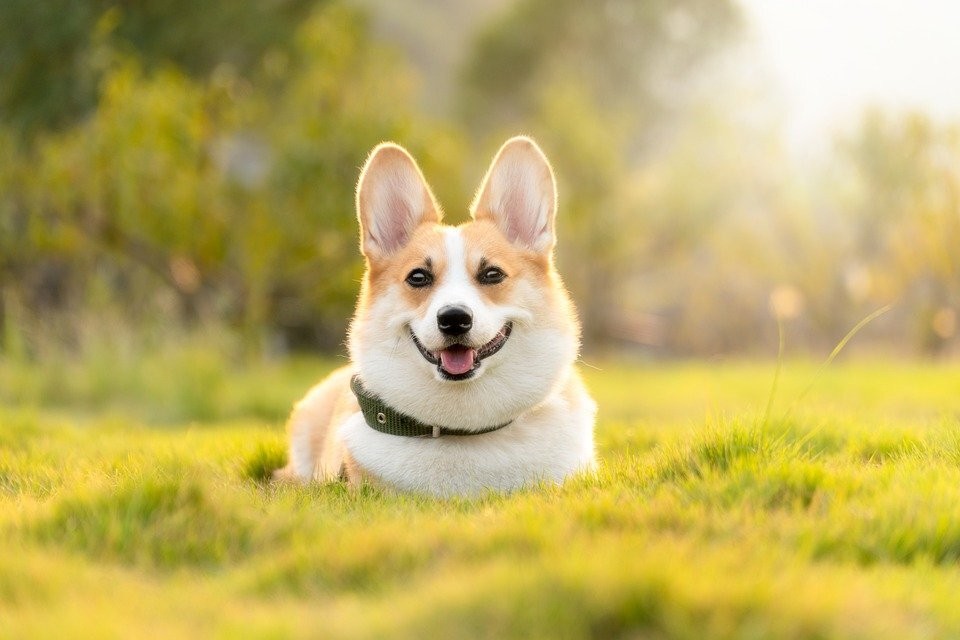
#> input picture res/img1.jpeg, 960 x 640 px, found by its file name
$ python 8-translate.py
#> lines starting #> are read from the running program, lines starting #| are printed output that depends on the picture
import cv2
import numpy as np

img = cv2.imread('./res/img1.jpeg')
#> img is the input picture: shape (640, 960, 3); mean B, G, R 98.3, 173.6, 190
rows,cols = img.shape[0:2] # 영상의 크기
#> rows = 640; cols = 960

# dst = cv2.warpAffine(src, matrix, dsize, dst, flags, borderMode, borderValue)
# src: 원본 이미지, numpy 배열
# matrix: 2 x 3 변환행렬, dtype=float32
# dsize: 결과 이미지의 크기, (width, height)
# flags(optional): 보간법 알고리즘 플래그
# borderMode(optional): 외곽 영역 보정 플래그
# borderValue(optional): cv2.BORDER_CONSTANT 외곽 영역 보정 플래그일 경우 사용할 색상 값 (default=0)
# dst: 결과 이미지

# 이동할 픽셀 거리
dx, dy = 100, 50
# dx, dy = 500, 500

# 1. 변환 행렬 생성
mtrx = np.float32([ [1,0,dx],
                    [0,1,dy] ])

# 2. 단순 이동
dst = cv2.warpAffine(img, mtrx, (cols+dx, rows+dy))
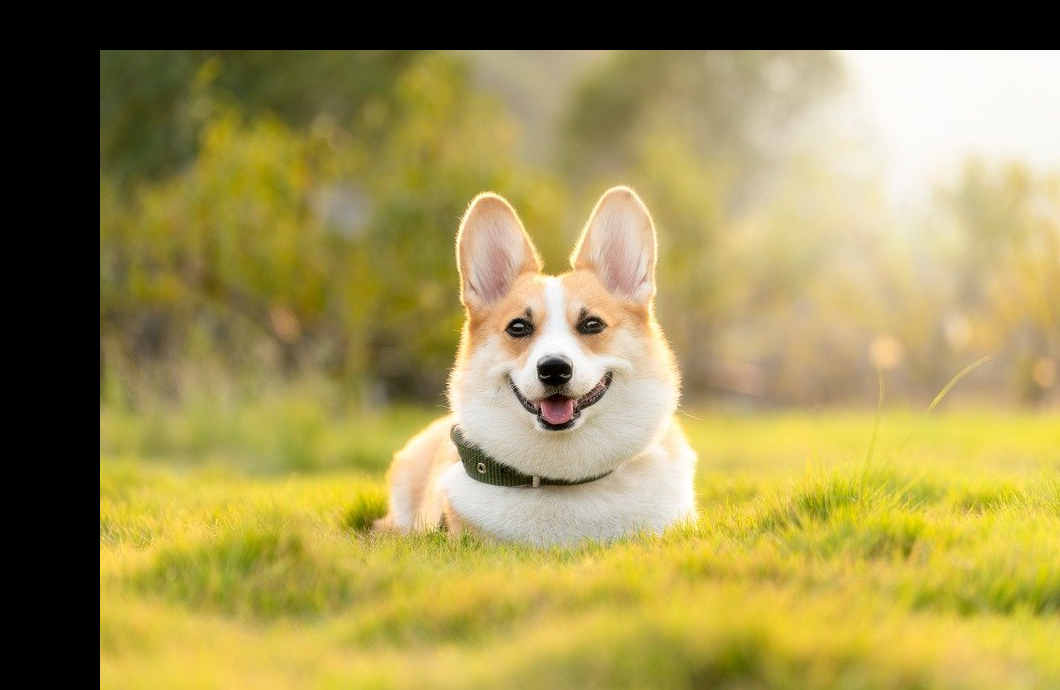
#> dst: shape (690, 1060, 3); mean B, G, R 82.6, 145.9, 159.6


# 3. 탈락된 외곽 픽셀을 파랑색으로 보정
dst2 = cv2.warpAffine(img, mtrx, (cols+dx, rows+dy), None, cv2.INTER_LINEAR, cv2.BORDER_CONSTANT, (255,0,0))
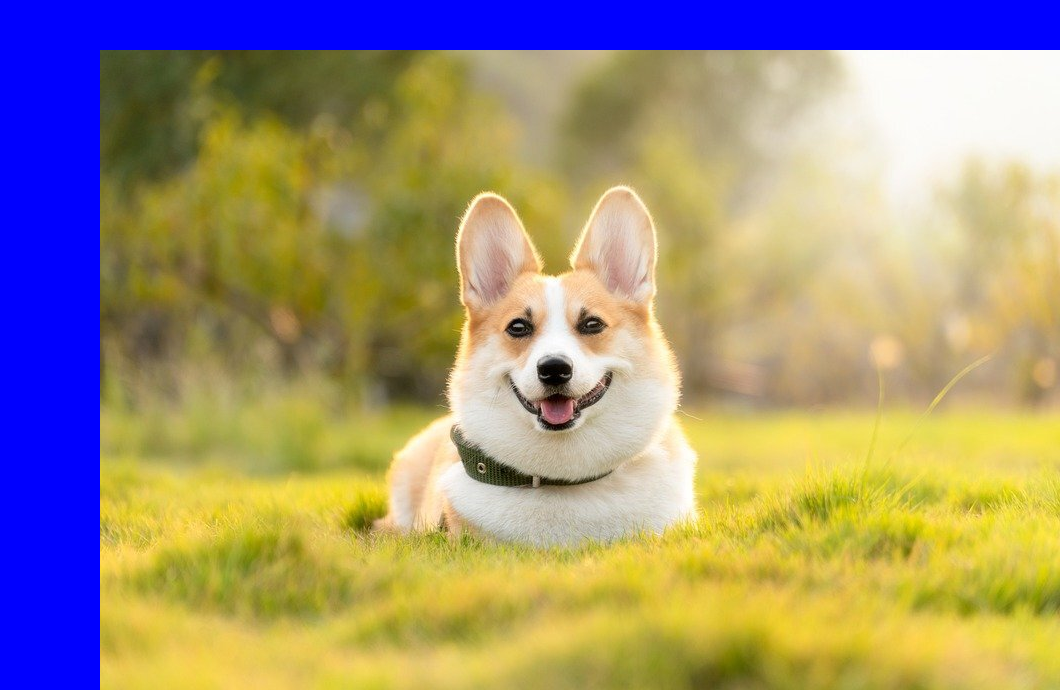
#> dst2: shape (690, 1060, 3); mean B, G, R 123.4, 145.9, 159.6
# dst2 = cv2.warpAffine(img, mtrx, (cols+dx, rows+dy), borderMode=cv2.BORDER_CONSTANT, borderValue=(255,0,0))

# 4. 탈락된 외곽 픽셀을 원본을 반사 시켜서 보정
dst3 = cv2.warpAffine(img, mtrx, (cols+dx, rows+dy), None, cv2.INTER_LINEAR, cv2.BORDER_REFLECT)
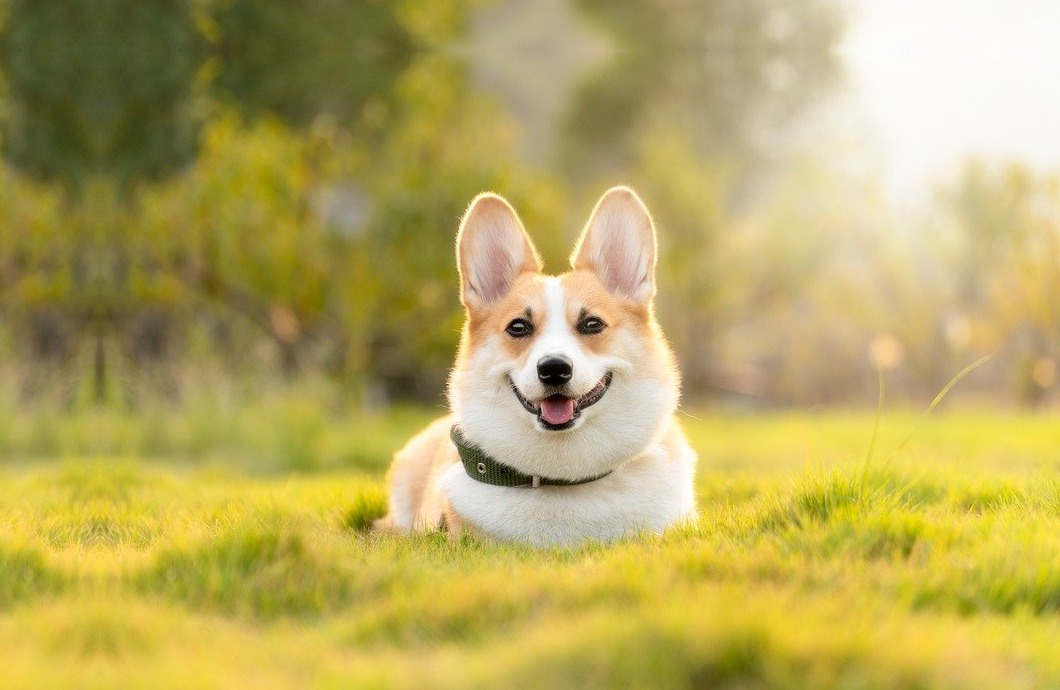
#> dst3: shape (690, 1060, 3); mean B, G, R 96, 169.3, 184.3

cv2.imshow('original', img)
# cv2.imshow('trans', dst)
cv2.imshow('trans', dst2)
# cv2.imshow('trans', dst3)

cv2.waitKey(0)
cv2.destroyAllWindows()
